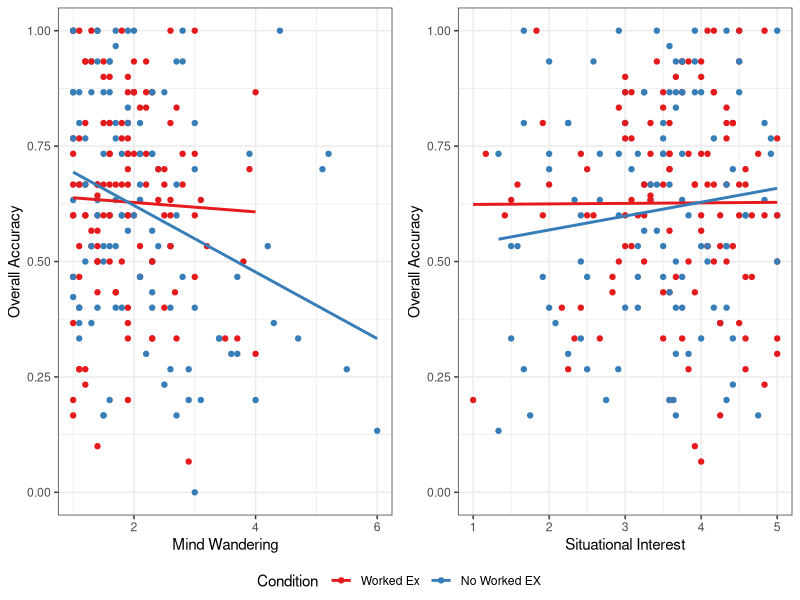
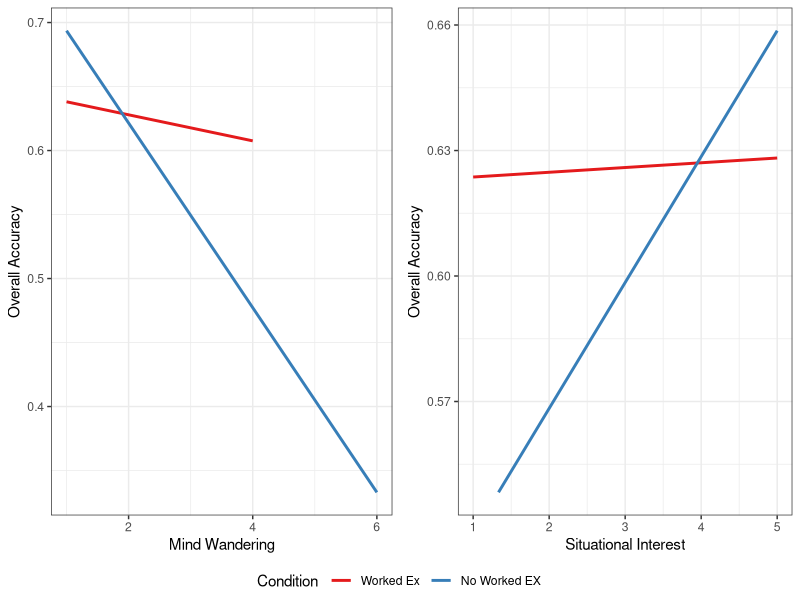
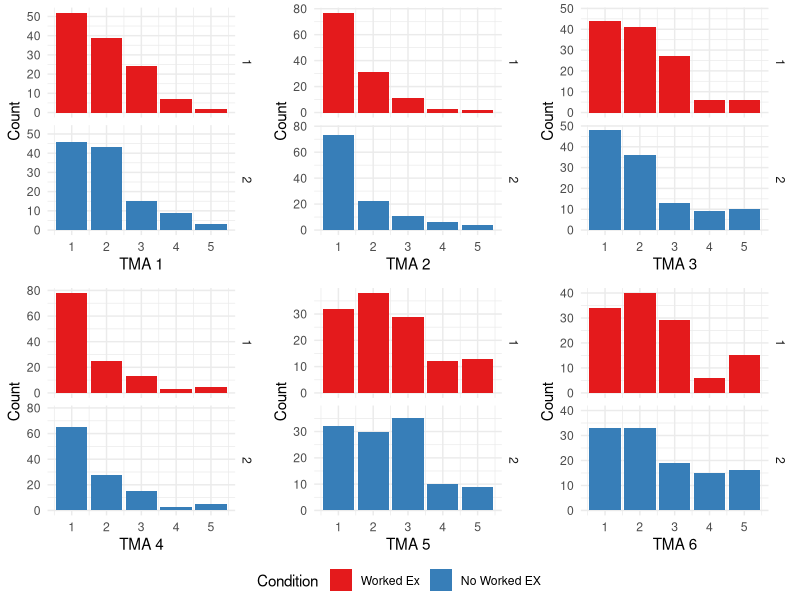
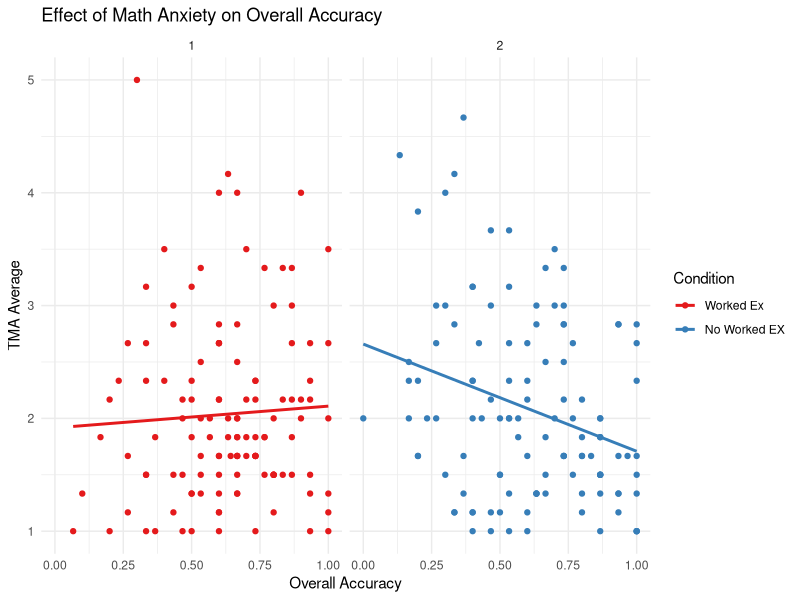
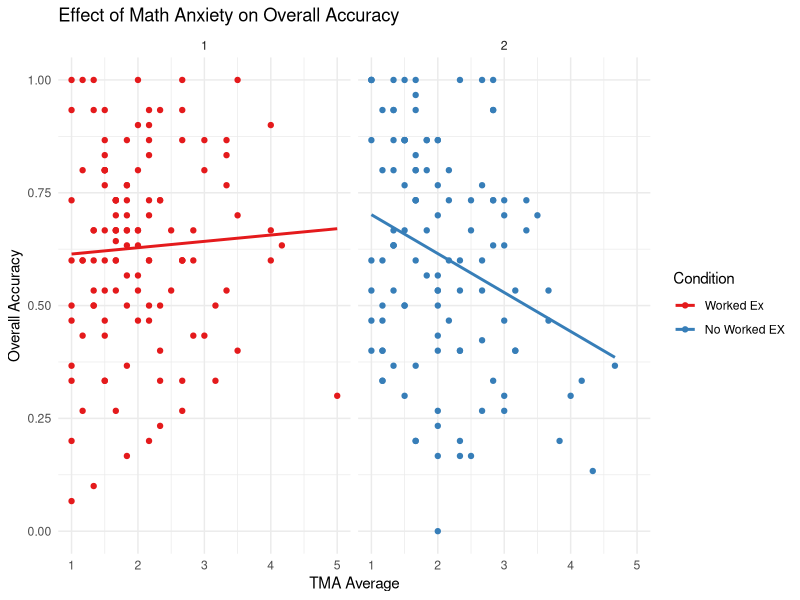

The R source for these figures, in order:
## ---- chunk 1
knitr::opts_chunk$set(echo = TRUE)
## ---- chunk 2
library(tidyverse)
library(gridExtra)
library(ggpubr)
## ---- chunk 3
dfr <- readxl::read_xlsx("../../data/KidsCOVID_Winter21_raw data.xlsx")
clean <- read.csv("../../data/clean3.csv")
## ---- chunk 4
dfr <-dfr %>% filter(Condition == 1 | Condition == 2)
## ---- chunk 5
tma1_hist <- dfr %>% 
  ggplot(aes(TMA_1, fill = Condition)) + geom_bar() +
  theme_minimal() + 
  scale_fill_brewer(palette="Set1", labels = 
                      c("Worked Ex", "No Worked EX")) +
  labs(x = "TMA 1", y = "Count") +
  facet_grid(vars(cols = Condition))

tma2_hist <- dfr %>% 
  ggplot(aes(TMA_2,  fill = Condition)) + geom_bar()  +
  theme_minimal() + 
  labs(x = "TMA 2", y = "Count") +
  scale_fill_brewer(palette="Set1", labels = 
                      c("Worked Ex", "No Worked EX")) +
  facet_grid(vars(cols = Condition))

tma3_hist <- dfr %>% 
  ggplot(aes(TMA_3,  fill = Condition)) + geom_bar()  +
  theme_minimal() + 
  labs(x = "TMA 3", y = "Count") +
  scale_fill_brewer(palette="Set1", labels = 
                      c("Worked Ex", "No Worked EX")) +
  facet_grid(vars(cols = Condition))

tma4_hist <- dfr %>% 
  ggplot(aes(TMA_4,  fill = Condition)) + geom_bar()  +
  scale_fill_brewer(palette="Set1", labels = 
                      c("Worked Ex", "No Worked EX")) +
  labs(x = "TMA 4", y = "Count") +
  theme_minimal() + 
  facet_grid(vars(cols = Condition))

tma5_hist <- dfr %>% 
  ggplot(aes(TMA_5,  fill = Condition)) + geom_bar() +
  scale_fill_brewer(palette="Set1", labels = 
                      c("Worked Ex", "No Worked EX")) +
  labs(x = "TMA 5", y = "Count") +
  theme_minimal() + 
  facet_grid(vars(cols = Condition))

tma6_hist <- dfr %>% 
  ggplot(aes(TMA_6,  fill = Condition)) + geom_bar() +
  scale_fill_brewer(palette="Set1", labels = 
                      c("Worked Ex", "No Worked EX")) +
  labs(x = "TMA 6", y = "Count") +
  theme_minimal() + 
  facet_grid(vars(cols = Condition))
## ---- chunk 6
tma_hist <- ggarrange(tma1_hist, tma2_hist, tma3_hist, tma4_hist, tma5_hist, tma6_hist,
                       common.legend = TRUE, legend="bottom", ncol = 3, nrow = 2)

ggsave(tma_hist, file = "../../outputs/visualization/tma_hist.png")
## ---- chunk 7
dfr %>% select(contains("acc"))

 tma_acc_splt1 <- dfr %>% 
  ggplot(aes(x = Del_OverallAcc, y = TMA_avg ,color  = Condition)) + 
  geom_point() +
  geom_smooth(method = "lm", se = FALSE) +
  theme_minimal() + 
  scale_color_brewer(palette="Set1", labels = 
                      c("Worked Ex", "No Worked EX")) +
  facet_grid(.~Condition) +
  labs(title = "Effect of Math Anxiety on Overall Accuracy",
        x = "Overall Accuracy", y = "TMA Average")

 tma_acc_splt2 <- dfr %>% 
              ggplot(aes(x = TMA_avg, y = Del_OverallAcc ,color  = Condition)) + 
              geom_point() +
              geom_smooth(method = "lm", se = FALSE) +
              theme_minimal() + 
              scale_color_brewer(palette="Set1", labels = 
                                  c("Worked Ex", "No Worked EX")) +
              facet_grid(.~Condition)  +
              labs(title = "Effect of Math Anxiety on Overall Accuracy",
                    x = "TMA Average", y = "Overall Accuracy")
 
ggsave(plot = tma_acc_splt1, 
       file = "../../outputs/visualization/tma_acc_splt1.png")
ggsave(plot = tma_acc_splt2, 
       file = "../../outputs/visualization/tma_acc_splt2.png")
## ---- chunk 8
t.test(Del_OverallAcc ~ Condition, data = dfr)
## ---- chunk 9
# New facet label names for supp variable
cond.labs <- c("Worked EX", "No Worked EX")
names(cond.labs) <- c(1, 2)

# side by side plot with borders
tma_acc_splt3 <- dfr %>% 
            ggplot(aes(x = TMA_avg, y = Del_OverallAcc ,color  = Condition)) + 
            geom_point() +
            geom_smooth(method = "lm", se = FALSE) +
            theme_bw() + 
            scale_color_brewer(palette="Set1", labels = 
                                            c("Worked Ex", "No Worked EX")) +
            facet_grid(.~Condition,
                       labeller = labeller(Condition = cond.labs))  +
            labs(title = "Effect of Math Anxiety on Overall Accuracy",
                              x = "TMA Average", y = "Overall Accuracy")
## ---- chunk 10
# TMA vs understanding with no facet grid
tma_acc1 <- dfr %>% 
  ggplot(aes(x = TMA_avg, y = Del_OverallAcc ,color  = Condition)) + 
  geom_point() +
  geom_smooth(method = "lm", se = FALSE) +
  theme_bw() + 
  scale_color_brewer(palette="Set1", labels = 
                                  c("Worked Ex", "No Worked EX")) +
  labs(title = "Effect of Math Anxiety on Overall Accuracy",
                    x = "TMA Average", y = "Overall Accuracy")

# No points, just smooth lines for each group
tma_acc2 <- dfr %>% 
  ggplot(aes(x = TMA_avg, y = Del_OverallAcc ,color  = Condition)) + 
  geom_smooth(method = "lm", se = FALSE) +
  theme_bw() + 
  scale_color_brewer(palette="Set1", labels = 
                                  c("Worked Ex", "No Worked EX")) +
  labs(title = "Effect of Math Anxiety on Overall Accuracy",
                    x = "TMA Average", y = "Overall Accuracy")
## ---- chunk 11
tma_avg <- dfr %>% 
                  group_by(Condition) %>% 
                  summarize("TMA 1 Avg" = mean(TMA_1, na.rm = TRUE),
                            "TMA 2 Avg" = mean(TMA_2, na.rm = TRUE),
                            "TMA 3 Avg" = mean(TMA_3, na.rm = TRUE),
                            "TMA 4 Avg" = mean(TMA_4, na.rm = TRUE),
                            "TMA 5 Avg" = mean(TMA_5, na.rm = TRUE),
                            "TMA 6 Avg" = mean(TMA_6, na.rm = TRUE))
tma_avg
  
## ---- chunk 12
dfr <- dfr %>% mutate(mw_avg = rowMeans(dfr[346:347], na.rm = TRUE))
# MW vs post-acc
mw_acc1 <- dfr %>% 
          ggplot(aes(x = mw_avg, y = Del_OverallAcc, color = Condition)) +
          geom_point() + geom_smooth(method = "lm", se = FALSE) +
          theme_bw() + 
          scale_color_brewer(palette="Set1", labels = 
                                          c("Worked Ex", "No Worked EX")) +
          labs(x = "Mind Wandering", y = "Overall Accuracy")
# MW vs post-acc (just smooth lines, no dots)
mw_acc2 <- dfr %>% 
          ggplot(aes(x = mw_avg, y = Del_OverallAcc, color = Condition)) +
          geom_smooth(method = "lm", se = FALSE) +
          theme_bw() + 
          scale_color_brewer(palette="Set1", labels = 
                                          c("Worked Ex", "No Worked EX")) +
          labs(x = "Mind Wandering", y = "Overall Accuracy")
#SI vs post-acc
si_acc1 <- dfr %>% 
  ggplot(aes(x = SI_avg, y = Del_OverallAcc, color = Condition)) +
  geom_point() + geom_smooth(method = "lm", se = FALSE) +
  theme_bw() + 
  scale_color_brewer(palette="Set1", labels = 
                                  c("Worked Ex", "No Worked EX")) +
  labs(x = "Situational Interest", y = "Overall Accuracy")
# SI vs post-acc (just smooth lines)
si_acc2 <- dfr %>% 
  ggplot(aes(x = SI_avg, y = Del_OverallAcc, color = Condition)) +
  geom_smooth(method = "lm", se = FALSE) +
  theme_bw() + 
  scale_color_brewer(palette="Set1", labels = 
                                  c("Worked Ex", "No Worked EX")) +
  labs(x = "Situational Interest", y = "Overall Accuracy")
## ---- chunk 13
# Side-by-side plot mw and situational interests with understanding
mw_si_plot1 <- ggarrange(mw_acc1, si_acc1,
                       common.legend = TRUE, legend="bottom", ncol = 2, nrow = 1)
mw_si_plot2 <- ggarrange(mw_acc2, si_acc2,
                       common.legend = TRUE, legend="bottom", ncol = 2, nrow = 1)
## ---- chunk 14
mw_si_plot1
mw_si_plot2
